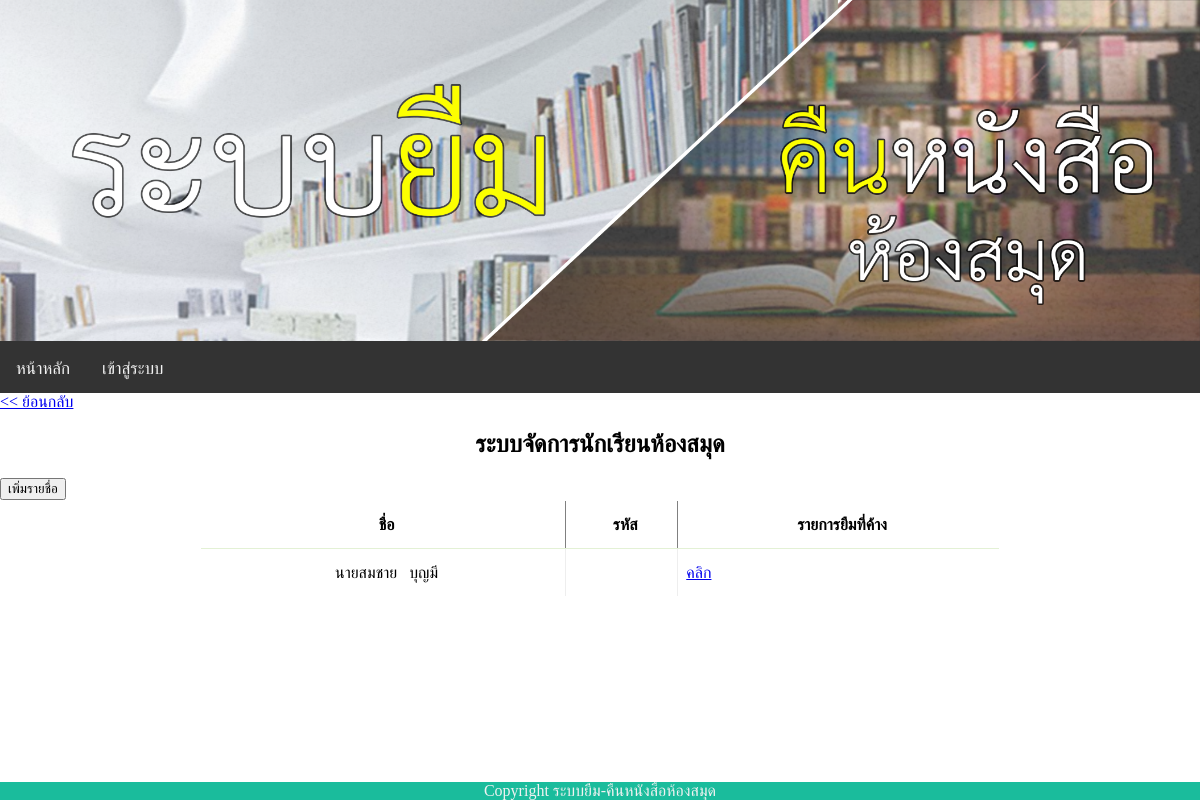
Before: /student.php with the older database file.
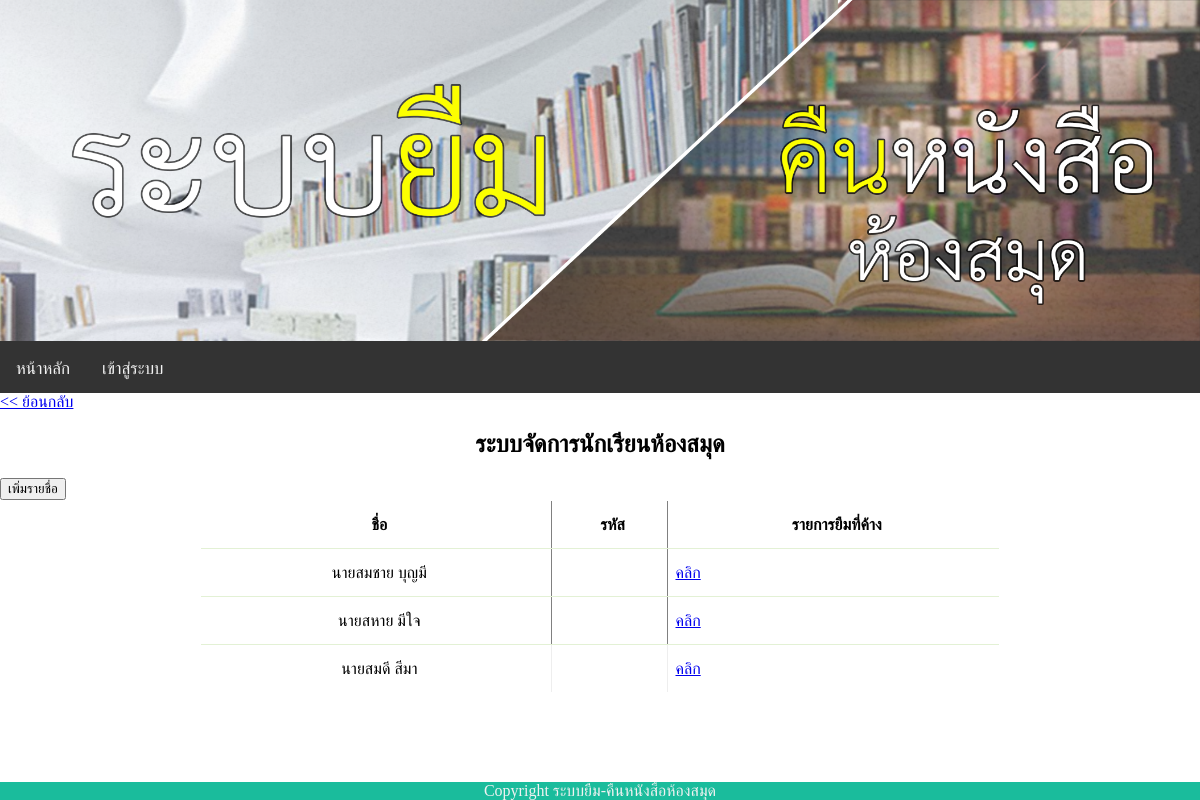
After: the same page with the newer database file.
### tables this page shows
CREATE TABLE `Students` (
  `id` int(11) NOT NULL,
  `Name` text NOT NULL,
  `Address` text NOT NULL,
  `DOB` date NOT NULL,
  `Gender` text NOT NULL,
  `Phone` varchar(10) NOT NULL
);

### config.php (called while the page is built, shortened)
<?php
$name_web="ระบบยืม-คืนหนังสือห้องสมุด";
?>

### student.php (the view, shortened to what this page needs)
<?php
require_once("config.php");
?>
<!DOCTYPE html>
<html>
<head>
    <link rel="stylesheet" type="text/css" media="screen" href="main.css" />
<?php include("js.php"); ?></head>
<body>
<?php include('header_web.php');?>
    <?php include('nav.php');?>
    <main>
      <article>
        <h1 align="center">ระบบจัดการนักเรียนห้องสมุด</h1>
        <a href="./add_student.php"><button>เพิ่มรายชื่อ</button></a><br>
        <?php
        require("db.php");
	    $sql = "SELECT * FROM Students";
        $query = mysqli_query($con,$sql);
        $rowcount=mysqli_num_rows($query);
        if($rowcount== 0){
            echo "<br>ไม่มีรายชื่อนักเรียน";
         }
         else{
    ?>
    <table border="1">
        <tr>
        <th> <div align="center">ชื่อ</div></th>
        <th> <div align="center">รหัส</div></th>
        <th> <div align="center">รายการยืมที่ค้าง</div></th>
    </tr>
<?php
while($result=mysqli_fetch_array($query,MYSQLI_ASSOC))
{
?>
  <tr>
    <td><div align="center"><?php echo $result["Name"];?></div></td>
    <td><?php echo $result["StudentId"];?></td>
    <td><a href="./student_borrow.php?stu_id=<?php echo $result["StudentId"];?>">คลิก</a></td>
  </tr>
<?php
}
}
?>
</table>
?><br>
    </article>
    </main>
    <?php include('footer_web.php');?>
</body>
</html>

### header_web.php
<header>
    <img src="9.png" class="responsive">
</header>

### nav.php (shortened to what this page needs)
<nav class="topnav" id="myTopnav">
      <a href="./">หน้าหลัก</a>
      <?php
      if (isset($_COOKIE['user']))
      {
        echo '<a href="student_id.php">ยืมคืน</a>';
        echo '<a href="book.php">หนังสือ</a>';
        echo '<a href="student.php">นักเรียน</a>';
        require_once("check_admin.php");
        if(is_admin()){
          echo '<a href="librarian.php">บรรณารักษ์</a>';
        }
        echo '<a href="logout.php">ออกจากระบบ</a>';
      }
      else{
        echo '<a href="login.php">เข้าสู่ระบบ</a>';
      }
      ?>
</nav>
<a href="javascript: history.go(-1)"><< ย้อนกลับ</a>

### footer_web.php
<br><br>
<footer>Copyright <?php echo $name_web;?></footer>

### main.css (style rules this page uses)
body { margin:0; padding:0; border:0; outline:0; }
footer { background-color: #1abc9c; text-align: center; color: #f2f2f2; position: fixed; left: 0; bottom: 0; width: 100%; }
table { border-spacing: 1; border-collapse: collapse; background: white; border-radius: 6px; overflow: hidden; max-width: 800px; width: 100%; margin: 0 auto; position: relative; }
table * { position: relative; }
table td, table th { padding-left: 8px; }
table tbody tr { height: 48px; border-bottom: 1px solid #E3F1D5; }
table tbody tr:last-child { border: 0; }
table td, table th { text-align: left; }
button { display:inline-block; padding:0.7em 1.4em; margin:0 0.3em 0.3em 0; border-radius:0.15em; box-sizing: border-box; text-decoration:none; font-family:'Roboto',sans-serif; text-transform:uppercase; font-weight:400; color:#FFFFFF; background-color:#3369ff; box-shadow:inset 0 -0.6em 0 -0.35em rgba(0,0,0,0.17); text-align:center; position:relative; }
.topnav { overflow: hidden; background-color: #333; }
.topnav a { float: left; display: block; color: #f2f2f2; text-align: center; padding: 14px 16px; text-decoration: none; font-size: 17px; }
.responsive { height: 60%; width: 100%; }
header { background-color: #333; }
article { width: 100%; background-size: 100% 100%; }

Changed rows visible on the page:
added students: Name "นายสหาย มีใจ"
added students: Name "นายสมดี สีมา"
